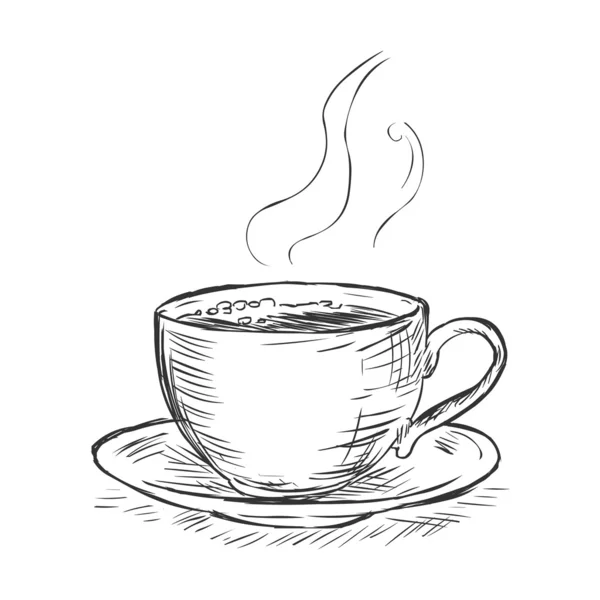
#> input picture depositphotos_37899407-stock-illustration-vector-sketch-illustration-cup-of.webp, 600 x 600 px
$ python -i 'Mechanicus_LASER HEIGHT_MAP copy 3.py'   (imports and definitions only)
#> lines starting #> are read from the running program, lines starting #| are printed output that depends on the picture
import tkinter as tk
from tkinter import filedialog
from PIL import Image
import math

def convert_and_print():
    # Load the normal map image
    img_path = filedialog.askopenfilename(filetypes=[('Image files', '*.jpg *.png')])
#> the answer given: depositphotos_37899407-stock-illustration-vector-sketch-illustration-cup-of.webp
    normal_map = Image.open(img_path).convert('RGB')
#> normal_map is the input picture: PIL image 600x600 RGB; mean R, G, B 243.9, 243.9, 243.9

    # Laser parameters
    laser_min = 0   # Minimum laser power (S0)
    laser_max = 1000  # Maximum laser power (S1000)
    laser_speed = 1000  # Laser speed

    # Define the desired resolution in lines per millimeter
    lines_per_mm_image = 2
    lines_per_mm_machine = 8

    # Get the image dimensions in pixels
    img_width, img_height = normal_map.size
#> img_width = 600; img_height = 600

    # Create a new image with lines
    line_image = Image.new('RGB', normal_map.size)
#> line_image: PIL image 600x600 RGB; every value is 0
    for y in range(normal_map.size[1]):
        for x in range(normal_map.size[0]):
            r, g, _ = normal_map.getpixel((x, y))
            line_color = (r, g, 0)  # Use the red and green channels for lines

            line_image.putpixel((x, y), line_color)
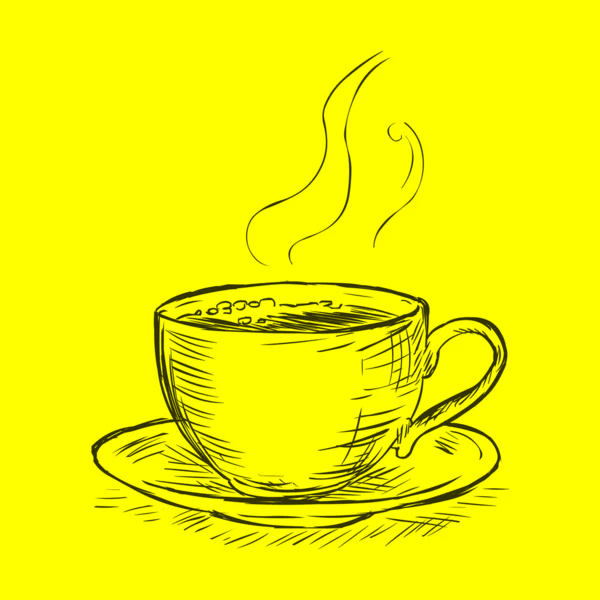
#> line_image: PIL image 600x600 RGB; mean R, G, B 243.9, 243.9, 0

    # Initialize the G-code string
    gcode_str = ''
    gcode_str += 'G21 ; Set units to millimeters\n'
    gcode_str += 'G90 ; Set absolute positioning\n'
    gcode_str += 'G28 ; Home all axes\n'
    gcode_str += 'M3 ; Activate laser\n'

    for y in range(line_image.size[1]):
        # Determine the direction of travel for each row
        if y % 2 == 0:
            x_range = range(line_image.size[0])
        else:
            x_range = reversed(range(line_image.size[0]))

        for x in x_range:
            r, g, _ = line_image.getpixel((x, y))
            x_pos = x / lines_per_mm_machine  # Calculate X position in millimeters
            y_pos = (img_height - y) / lines_per_mm_machine  # Calculate Y position in millimeters
            x_component = ((r / 255.0) * 2 - 1)  # Calculate X component (-1 to 1)
            y_component = ((g / 255.0) * 2 - 1)  # Calculate Y component (-1 to 1)

            # Calculate laser power based on the orientation of the normals
            laser_power = int(math.sqrt(x_component ** 2 + y_component ** 2) * (laser_max - laser_min) + laser_min)

            gcode_str += 'G1 X{:.2f} Y{:.2f} S{} F{} ; Move to position with laser power\n'.format(x_pos, y_pos, laser_power, laser_speed)

    # Turn off the laser
    gcode_str += 'M5 ; Turn off laser\n'

    # Finish the G-code
    gcode_str += 'G1 X0 Y0 F{} ; Move to bottom left corner\n'.format(500)
    gcode_str += 'M84 ; Turn off motors\n'

    # Save the G-code to a file
    gcode_file = filedialog.asksaveasfilename(defaultextension='.gcode', filetypes=[('G-code files', '*.gcode')])
    with open(gcode_file, 'w') as f:
        f.write(gcode_str)

    print('G-code saved to:', gcode_file)

# Create a tkinter window
# [2 lines not run here, left out]

# Create and pack labels and entry fields for user input
# [1 line that did not run here, left out]
# [1 line not run here, left out]

# Create and pack a button for generating G-code
# [1 line that did not run here, left out]
# [4 lines not run here, left out]

>>> result = convert_and_print()
